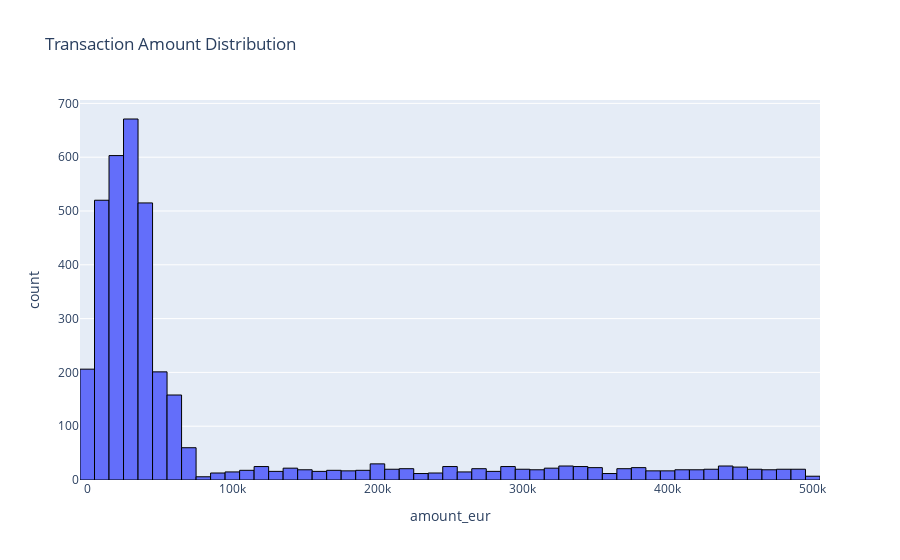

Here is the notebook cell this chart was saved with:
### Code cell
import plotly.express as px
fig=px.histogram (df_copy['amount_eur'], x='amount_eur', title= 'Transaction Amount Distribution')
fig.update_traces(marker=dict (line = dict (color='black', width=1)))
fig.show()

### Figure 1 — Plotly figure (JSON) as saved in the notebook; plotly's stock layout.template omitted (floating-point values rounded to 4 significant figures; data arrays with more than 128 entries replaced by an {"elided": "..."} marker saying what was removed)
{"data": [{"bingroup": "x", "hovertemplate": "amount_eur=%{x}<br>count=%{y}<extra></extra>", "legendgroup": "", "marker": {"color": "#636efa", "line": {"color": "black", "width": 1}, "pattern": {"shape": ""}}, "name": "", "orientation": "v", "showlegend": false, "type": "histogram", "x": {"elided": "3754 float values"}, "xaxis": "x", "yaxis": "y"}], "layout": {"barmode": "relative", "legend": {"tracegroupgap": 0}, "title": {"text": "Transaction Amount Distribution"}, "xaxis": {"anchor": "y", "domain": [0, 1], "title": {"text": "amount_eur"}}, "yaxis": {"anchor": "x", "domain": [0, 1], "title": {"text": "count"}}}}
